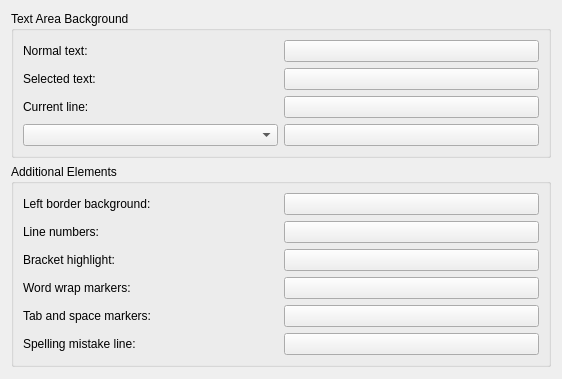
<?xml version="1.0" encoding="UTF-8"?>
<ui version="4.0">
 <class>SchemaConfigColorTab</class>
 <widget class="QWidget" name="SchemaConfigColorTab">
  <layout class="QVBoxLayout">
   <item>
    <widget class="QGroupBox" name="groupBox">
     <property name="title">
      <string>Text Area Background</string>
     </property>
     <property name="flat">
      <bool>true</bool>
     </property>
     <layout class="QGridLayout">
      <item row="0" column="0">
       <widget class="QLabel" name="label">
        <property name="text">
         <string>Normal text:</string>
        </property>
       </widget>
      </item>
      <item row="0" column="1">
       <widget class="KColorButton" name="back">
        <property name="whatsThis">
         <string>&lt;p&gt;Sets the background color of the editing area.&lt;/p&gt;</string>
        </property>
       </widget>
      </item>
      <item row="1" column="0">
       <widget class="QLabel" name="label_2">
        <property name="text">
         <string>Selected text:</string>
        </property>
       </widget>
      </item>
      <item row="1" column="1">
       <widget class="KColorButton" name="selected">
        <property name="whatsThis">
         <string>&lt;p&gt;Sets the background color of the selection.&lt;/p&gt;&lt;p&gt;To set the text color for selected text, use the &quot;&lt;b&gt;Configure Highlighting&lt;/b&gt;&quot; dialog.&lt;/p&gt;</string>
        </property>
       </widget>
      </item>
      <item row="2" column="0">
       <widget class="QLabel" name="label_3">
        <property name="text">
         <string>Current line:</string>
        </property>
       </widget>
      </item>
      <item row="2" column="1">
       <widget class="KColorButton" name="current">
        <property name="whatsThis">
         <string>&lt;p&gt;Sets the background color of the currently active line, which means the line where your cursor is positioned.&lt;/p&gt;</string>
        </property>
       </widget>
      </item>
      <item row="3" column="0">
       <widget class="KComboBox" name="combobox">
        <property name="whatsThis">
         <string>&lt;p&gt;Select the marker type you want to change.&lt;/p&gt;</string>
        </property>
       </widget>
      </item>
      <item row="3" column="1">
       <widget class="KColorButton" name="markers">
        <property name="whatsThis">
         <string>&lt;p&gt;Sets the background color of the selected marker type.&lt;/p&gt;&lt;p&gt;&lt;b&gt;Note&lt;/b&gt;: The marker color is displayed lightly because of transparency.&lt;/p&gt;</string>
        </property>
       </widget>
      </item>
     </layout>
    </widget>
   </item>
   <item>
    <widget class="QGroupBox" name="groupBox_2">
     <property name="title">
      <string>Additional Elements</string>
     </property>
     <property name="flat">
      <bool>true</bool>
     </property>
     <layout class="QGridLayout" name="gridLayout">
      <item row="0" column="0">
       <widget class="QLabel" name="label_6">
        <property name="text">
         <string>Left border background:</string>
        </property>
       </widget>
      </item>
      <item row="0" column="1">
       <widget class="KColorButton" name="iconborder"/>
      </item>
      <item row="1" column="0">
       <widget class="QLabel" name="label_5">
        <property name="text">
         <string>Line numbers:</string>
        </property>
       </widget>
      </item>
      <item row="1" column="1">
       <widget class="KColorButton" name="linenumber">
        <property name="whatsThis">
         <string>&lt;p&gt;This color will be used to draw the line numbers (if enabled) and the lines in the code-folding pane.&lt;/p&gt;</string>
        </property>
       </widget>
      </item>
      <item row="2" column="0">
       <widget class="QLabel" name="label_4">
        <property name="text">
         <string>Bracket highlight:</string>
        </property>
       </widget>
      </item>
      <item row="2" column="1">
       <widget class="KColorButton" name="bracket">
        <property name="whatsThis">
         <string>&lt;p&gt;Sets the bracket matching color. This means, if you place the cursor e.g. at a &lt;b&gt;(&lt;/b&gt;, the matching &lt;b&gt;)&lt;/b&gt; will be highlighted with this color.&lt;/p&gt;</string>
        </property>
       </widget>
      </item>
      <item row="3" column="0">
       <widget class="QLabel" name="label_7">
        <property name="text">
         <string>Word wrap markers:</string>
        </property>
       </widget>
      </item>
      <item row="3" column="1">
       <widget class="KColorButton" name="wwmarker">
        <property name="whatsThis">
         <string>&lt;p&gt;Sets the color of Word Wrap-related markers:&lt;/p&gt;&lt;dl&gt;&lt;dt&gt;Static Word Wrap&lt;/dt&gt;&lt;dd&gt;A vertical line which shows the column where text is going to be wrapped&lt;/dd&gt;&lt;dt&gt;Dynamic Word Wrap&lt;/dt&gt;&lt;dd&gt;An arrow shown to the left of visually-wrapped lines&lt;/dd&gt;&lt;/dl&gt;</string>
        </property>
       </widget>
      </item>
      <item row="4" column="0">
       <widget class="QLabel" name="label_8">
        <property name="text">
         <string>Tab and space markers:</string>
        </property>
       </widget>
      </item>
      <item row="4" column="1">
       <widget class="KColorButton" name="tmarker">
        <property name="whatsThis">
         <string>&lt;p&gt;Sets the color of the tabulator marks.&lt;/p&gt;</string>
        </property>
       </widget>
      </item>
      <item row="5" column="0">
       <widget class="QLabel" name="label_9">
        <property name="text">
         <string>Spelling mistake line:</string>
        </property>
       </widget>
      </item>
      <item row="5" column="1">
       <widget class="KColorButton" name="spellingmistakeline">
        <property name="whatsThis">
         <string>&lt;p&gt;Sets the color of the line that is used to indicate spelling mistakes.&lt;/p&gt;</string>
        </property>
       </widget>
      </item>
     </layout>
    </widget>
   </item>
   <item>
    <spacer>
     <property name="orientation">
      <enum>Qt::Vertical</enum>
     </property>
     <property name="sizeHint" stdset="0">
      <size>
       <width>540</width>
       <height>1</height>
      </size>
     </property>
    </spacer>
   </item>
  </layout>
 </widget>
 <customwidgets>
  <customwidget>
   <class>KColorButton</class>
   <extends>QPushButton</extends>
   <header>kcolorbutton.h</header>
  </customwidget>
  <customwidget>
   <class>KComboBox</class>
   <extends>QComboBox</extends>
   <header>kcombobox.h</header>
  </customwidget>
 </customwidgets>
 <connections/>
</ui>
